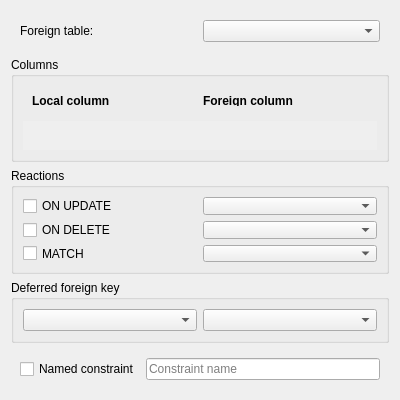
<?xml version="1.0" encoding="UTF-8"?>
<ui version="4.0">
 <class>TableForeignKeyPanel</class>
 <widget class="QWidget" name="TableForeignKeyPanel">
  <property name="geometry">
   <rect>
    <x>0</x>
    <y>0</y>
    <width>400</width>
    <height>400</height>
   </rect>
  </property>
  <property name="minimumSize">
   <size>
    <width>0</width>
    <height>400</height>
   </size>
  </property>
  <property name="windowTitle">
   <string>Form</string>
  </property>
  <layout class="QVBoxLayout" name="verticalLayout">
   <item>
    <widget class="QWidget" name="fkTableWidget" native="true">
     <layout class="QHBoxLayout" name="horizontalLayout">
      <item>
       <widget class="QLabel" name="fkTableLabel">
        <property name="text">
         <string>Foreign table:</string>
        </property>
       </widget>
      </item>
      <item>
       <widget class="QComboBox" name="fkTableCombo"/>
      </item>
     </layout>
    </widget>
   </item>
   <item>
    <widget class="QGroupBox" name="columnsGroup">
     <property name="title">
      <string>Columns</string>
     </property>
     <layout class="QVBoxLayout" name="verticalLayout_2">
      <item>
       <widget class="QWidget" name="columnsHeader" native="true">
        <layout class="QHBoxLayout" name="horizontalLayout_2">
         <item>
          <widget class="QLabel" name="colHdrLocal">
           <property name="font">
            <font>
             <weight>75</weight>
             <bold>true</bold>
            </font>
           </property>
           <property name="text">
            <string>Local column</string>
           </property>
          </widget>
         </item>
         <item>
          <widget class="QLabel" name="colHdrForeign">
           <property name="font">
            <font>
             <weight>75</weight>
             <bold>true</bold>
            </font>
           </property>
           <property name="text">
            <string>Foreign column</string>
           </property>
          </widget>
         </item>
        </layout>
       </widget>
      </item>
      <item>
       <widget class="QScrollArea" name="columnsArea">
        <property name="frameShape">
         <enum>QFrame::NoFrame</enum>
        </property>
        <property name="frameShadow">
         <enum>QFrame::Plain</enum>
        </property>
        <property name="widgetResizable">
         <bool>true</bool>
        </property>
        <widget class="QWidget" name="columnsScrollContents">
         <property name="geometry">
          <rect>
           <x>0</x>
           <y>0</y>
           <width>362</width>
           <height>39</height>
          </rect>
         </property>
        </widget>
       </widget>
      </item>
     </layout>
    </widget>
   </item>
   <item>
    <widget class="QGroupBox" name="reactionsGroup">
     <property name="title">
      <string>Reactions</string>
     </property>
     <layout class="QGridLayout" name="gridLayout">
      <item row="0" column="0">
       <widget class="QCheckBox" name="onUpdateCheckBox">
        <property name="text">
         <string>ON UPDATE</string>
        </property>
       </widget>
      </item>
      <item row="0" column="1">
       <widget class="QComboBox" name="onUpdateCombo"/>
      </item>
      <item row="1" column="0">
       <widget class="QCheckBox" name="onDeleteCheckBox">
        <property name="text">
         <string>ON DELETE</string>
        </property>
       </widget>
      </item>
      <item row="2" column="0">
       <widget class="QCheckBox" name="matchCheckBox">
        <property name="text">
         <string>MATCH</string>
        </property>
       </widget>
      </item>
      <item row="1" column="1">
       <widget class="QComboBox" name="onDeleteCombo"/>
      </item>
      <item row="2" column="1">
       <widget class="QComboBox" name="matchCombo"/>
      </item>
     </layout>
    </widget>
   </item>
   <item>
    <widget class="QGroupBox" name="deferredGroup">
     <property name="title">
      <string>Deferred foreign key</string>
     </property>
     <layout class="QHBoxLayout" name="horizontalLayout_3">
      <item>
       <widget class="QComboBox" name="deferrableCombo"/>
      </item>
      <item>
       <widget class="QComboBox" name="initiallyCombo"/>
      </item>
     </layout>
    </widget>
   </item>
   <item>
    <widget class="QWidget" name="namedWidget" native="true">
     <layout class="QHBoxLayout" name="horizontalLayout_4">
      <item>
       <widget class="QCheckBox" name="namedCheckBox">
        <property name="text">
         <string>Named constraint</string>
        </property>
       </widget>
      </item>
      <item>
       <widget class="QLineEdit" name="nameEdit">
        <property name="placeholderText">
         <string>Constraint name</string>
        </property>
       </widget>
      </item>
     </layout>
    </widget>
   </item>
  </layout>
 </widget>
 <tabstops>
  <tabstop>fkTableCombo</tabstop>
  <tabstop>columnsArea</tabstop>
  <tabstop>onUpdateCheckBox</tabstop>
  <tabstop>onUpdateCombo</tabstop>
  <tabstop>onDeleteCheckBox</tabstop>
  <tabstop>onDeleteCombo</tabstop>
  <tabstop>matchCheckBox</tabstop>
  <tabstop>matchCombo</tabstop>
  <tabstop>deferrableCombo</tabstop>
  <tabstop>initiallyCombo</tabstop>
  <tabstop>namedCheckBox</tabstop>
  <tabstop>nameEdit</tabstop>
 </tabstops>
 <resources/>
 <connections/>
</ui>
